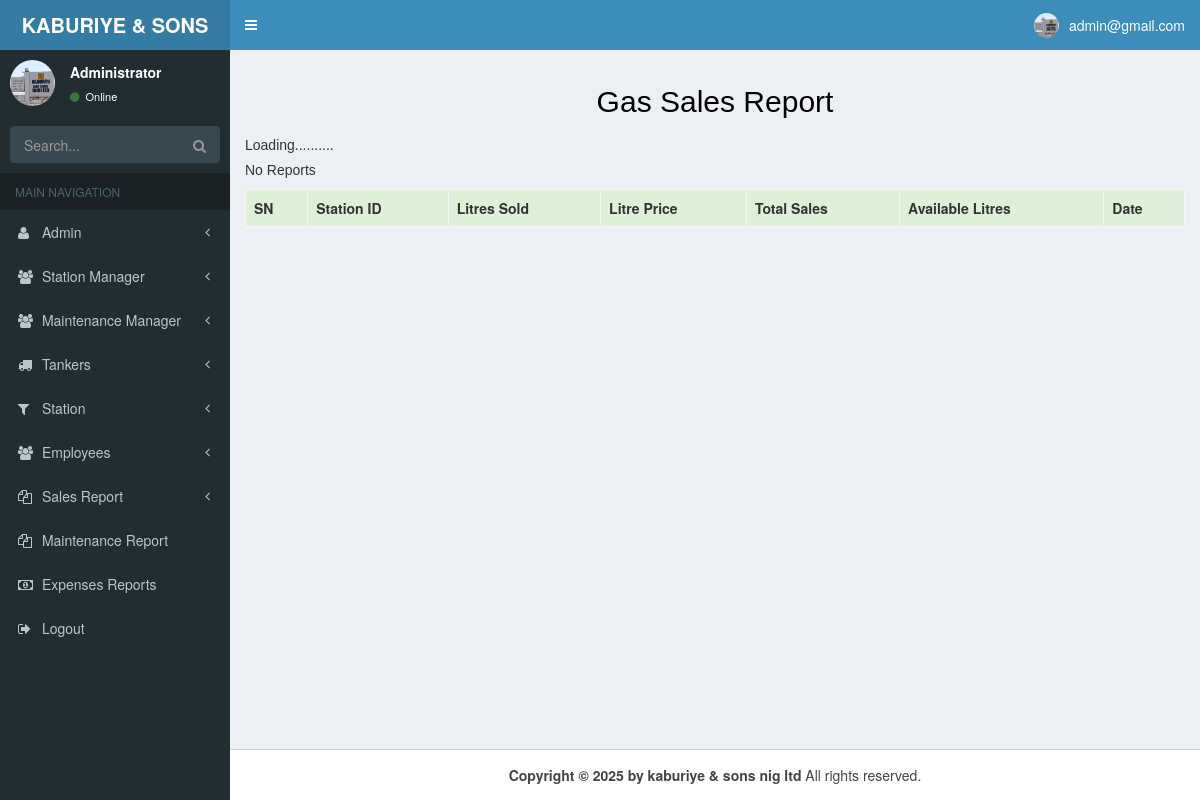
Before: /g_report.php (signed in) with the older database file.
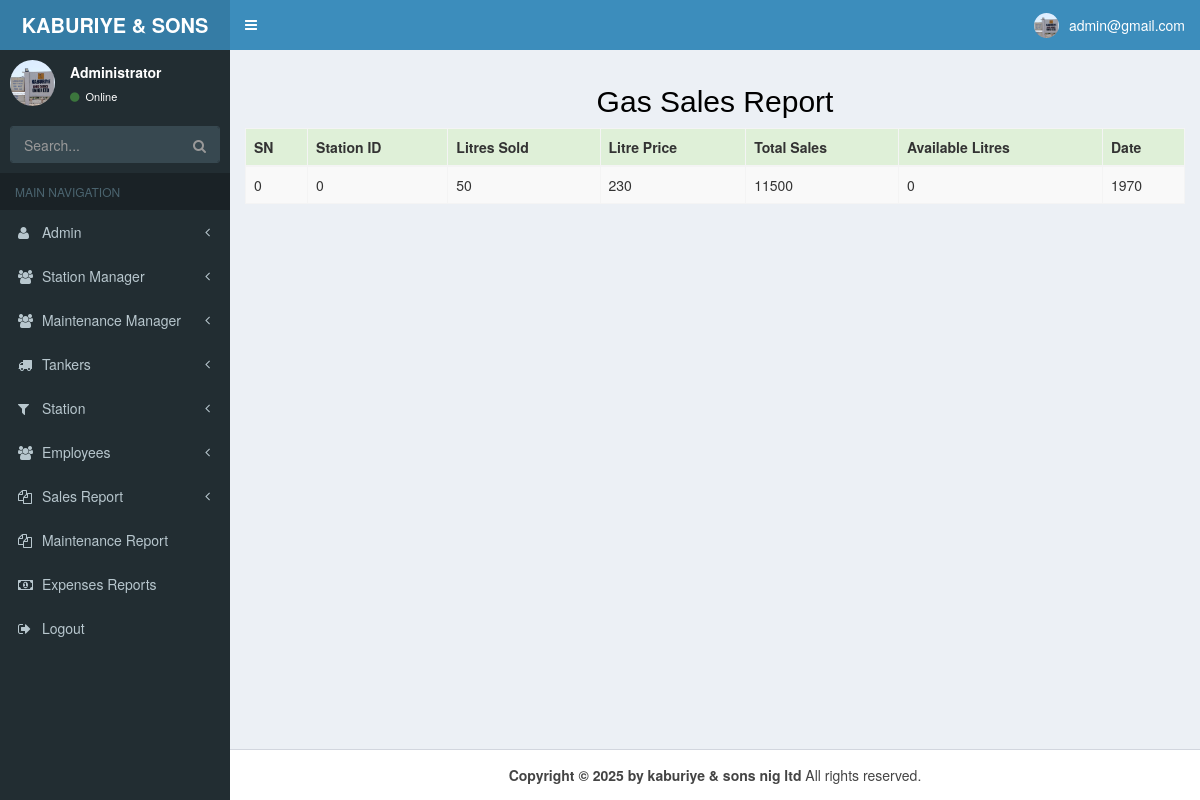
After: the same page with the newer database file.
### tables this page shows
CREATE TABLE `gas_sales` (
  `SN` int(11) NOT NULL DEFAULT 0,
  `station_id` int(11) NOT NULL,
  `litre_sold` int(11) NOT NULL,
  `litre_price` int(11) NOT NULL,
  `total_sales` int(11) NOT NULL,
  `available_litre` int(11) NOT NULL,
  `date` int(11) NOT NULL
);

### g_report.php (the view, shortened to what the changed rows need)
<!DOCTYPE html>
<html>
<head>
  <link rel="stylesheet" href="css/bootstrap.min.css">
  <link rel="stylesheet" href="css/font-awesome.min.css">
  <link rel="stylesheet" href="css/ionicons.min.css">
  <link rel="stylesheet" href="css/AdminLTE.min.css">
  <link rel="stylesheet" href="css/_all-skins.min.css">
</head>
<body class="hold-transition skin-blue sidebar-mini">
  <div class="wrapper">
    <div class="conainer-fluid">
      <div class="content-wrapper">
        <section class="content">
          <h2 align="center" style="color:black;"> Gas Sales Report</h2>
          <div style="position: relative; height: 550px; overflow: auto; display: block;">
            <table class="table table-bordered table-striped mb-0">
              <thead>
                <tr class="success">
                  <th> SN</th>
                  <th> Station ID</th>
                  <th> Litres Sold</th>
                  <th>Litre Price</th>
                  <th>Total Sales</th>
                  <th> Available Litres</th>
                  <th>Date</th>
                </tr>
              </thead>
              <?php
              require __DIR__ . "/config/database.php";
              $getRecords_string = "select * from gas_sales order by SN ";
              $getRecord = mysqli_query($conn, $getRecords_string);
              $num_of_record = mysqli_num_rows($getRecord);
              if ($num_of_record > 0) {
                while ($record = mysqli_fetch_array($getRecord)) {
                  echo '<tr>';
                  echo "<td class=''>$record[SN]</td>";
                  echo "<td class=''>$record[station_id]</td>";
                  echo "<td class=''>$record[litre_sold]</td>";
                  echo "<td class=''>$record[litre_price]</td>";
                  echo "<td class=''>$record[total_sales]</td>";
                  echo "<td class=''>$record[available_litre]</td>";
                  echo "<td class=''>$record[date]</td>";
                  echo '</tr>';
                }
              } else {
                echo "<h5>Loading..........</h5>";
                echo "<h5>No Reports</h5>";
              }
              ?>
            </table>
          </div>
        </section>
      </div>
    </div>
  </div>
</body>
</html>

Changed rows visible on the page:
added gas_sales: SN "0", station_id "0", litre_sold "50", litre_price "230", total_sales "11500", available_litre "0", date "1970"
Other visible differences:
text no longer shown: "Loading.......... No Reports"
